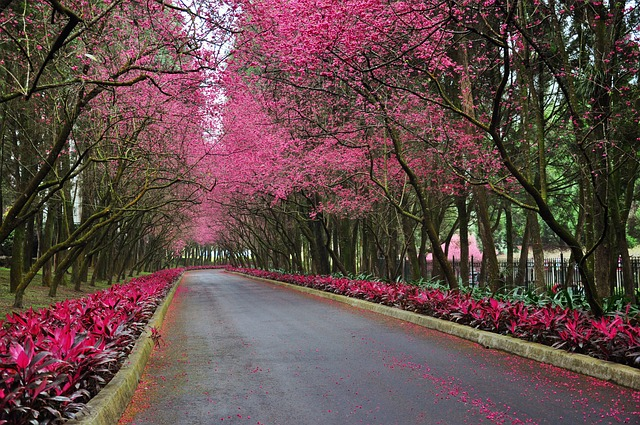
#> input picture codes/PartI/Topico8/paisagem.jpg, 640 x 425 px
$ python tiltshift.py
#> lines starting #> are read from the running program, lines starting #| are printed output that depends on the picture
import cv2
import numpy as np

# Parâmetros da fórmula que poderão ser regulados
l1, l2, d, centro = -50, 50, 6, 100

# Tamanho da matriz em que será aplicado o filtro média
mask_media_tam = 15

# Valores iniciais dos sliders e seus limites
altura, decaimento, posicao = 0, 0, 0
altura_max, decaimento_max, posicao_max = 100, 100, 100

resultado = None

def apply_tiltshift(imagem, imagem_borrada):
    global l1, l2, d, centro, resultado

    # Definição inicialmente de uma matriz apenas com zeros com a mesma dimensão da imagem original
    ponderada = np.zeros_like(imagem, dtype=np.float32)

    # Para a altura da imagem, aplicar a função de ponderação
    altura_imagem = imagem.shape[0]
    for i in range(altura_imagem):
        ponderacao = -0.5 * (np.tanh((i - centro + l1) / d) - np.tanh((i - centro + l2) / d))
        ponderada[i, :, :] = ponderacao

    # Calcular a ponderação inversa
    ponderada_negativa = 1.0 - ponderada
    # Multiplicação da imagem original com a ponderação
    res1 = cv2.multiply(imagem, ponderada)
    # Multiplicação da imagem borrada com a ponderação negativa
    res2 = cv2.multiply(imagem_borrada, ponderada_negativa)
    # Adição das duas imagens e transformação do tipo
    resultado = cv2.add(res1, res2).astype(np.uint8)
    print(f'l1={l1}, l2={l2}, d={d}, centro={centro}')

    cv2.imshow("Tiltshift", resultado)

# Verifica as mudanças nos parâmetros l1 e l2, implicando na mudança da altura
def on_trackbar_altura(val):
    global l1, l2
    # Obtem o valor do slider de altura
    altura_slider = cv2.getTrackbarPos("Altura", "Tiltshift")
    # Mapeia inversamente o valor do slider para l1 e l2 em um intervalo maior
    l1 = -altura_slider * 1.5
    l2 = altura_slider * 1.5
    apply_tiltshift(imagem, imagem_borrada)

# Verifica mudanças no parâmetro d, implicando em mudanças no borramento
def on_trackbar_decaimento(val):
    global d
    d = val
    apply_tiltshift(imagem, imagem_borrada)

# Verifica mudanças no parâmetro centro, implicando em mudanças no local em que
# a imagem não estará borrada
def on_trackbar_deslocamento(val):
    global centro
    centro = val * imagem.shape[0] / 100
    apply_tiltshift(imagem, imagem_borrada)

# Leitura da imagem original
imagem = cv2.imread("paisagem.jpg").astype(np.float32)
# Criação da imagem borrada
imagem_borrada = cv2.filter2D(imagem, -1, np.ones((mask_media_tam, mask_media_tam), np.float32) / (mask_media_tam ** 2))
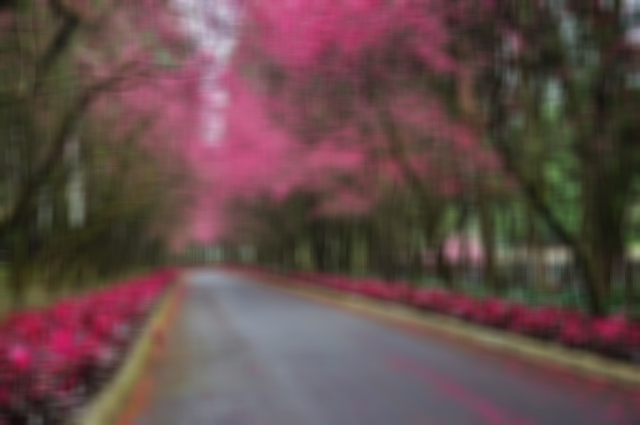
#> imagem_borrada: shape (425, 640, 3) float32; mean B, G, R 73.8, 75.6, 99.5

# Criação da janela com os sliders para mudar os valores
cv2.namedWindow("Tiltshift", cv2.WINDOW_AUTOSIZE)
cv2.createTrackbar("Altura", "Tiltshift", altura, altura_max, on_trackbar_altura)
cv2.createTrackbar("Decaimento", "Tiltshift", decaimento, decaimento_max, on_trackbar_decaimento)
cv2.createTrackbar("Deslocamento", "Tiltshift", posicao, posicao_max, on_trackbar_deslocamento)

apply_tiltshift(imagem, imagem_borrada)
#> after the loop in apply_tiltshift, `for i in range(altura_imagem):`:
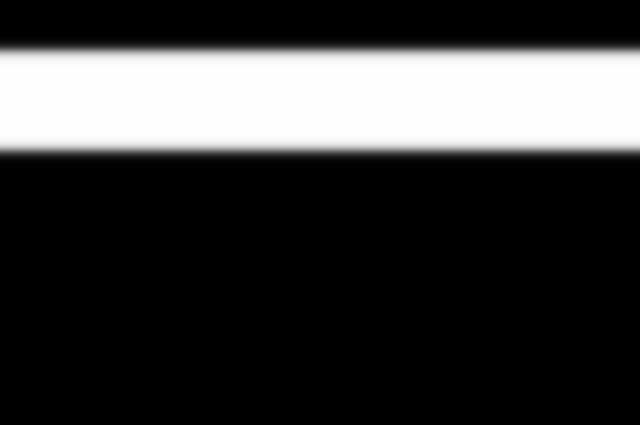
#> ponderada: shape (425, 640, 3) float32; min 0, max 1, mean 0.235
#> in apply_tiltshift, `res1 = cv2.multiply(imagem, ponderada)`:
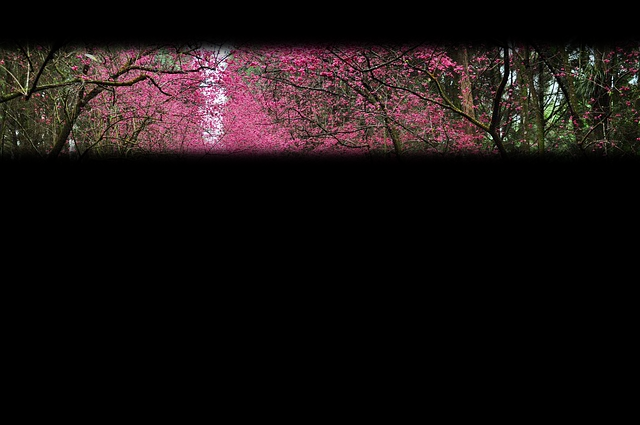
#> res1: shape (425, 640, 3) float32; mean B, G, R 16.9, 17.1, 24
#> in apply_tiltshift, `res2 = cv2.multiply(imagem_borrada, ponderada_negativa)`:
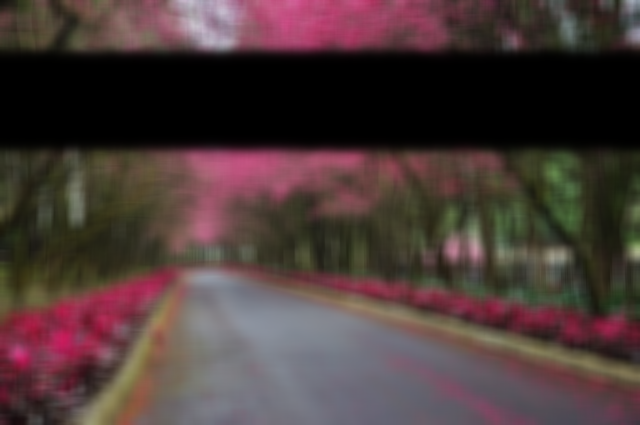
#> res2: shape (425, 640, 3) float32; mean B, G, R 57, 58.6, 75.5
#> in apply_tiltshift, `resultado = cv2.add(res1, res2).astype(np.uint8)`:
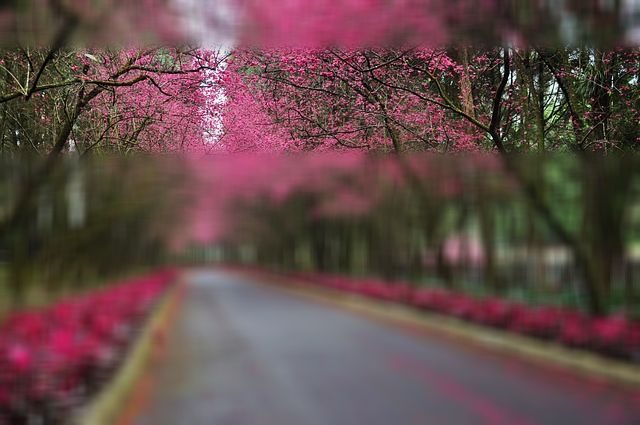
#> resultado: shape (425, 640, 3); mean B, G, R 73.3, 75.1, 99

while True:
    key = cv2.waitKey(1) & 0xFF
#> (key Esc is pressed here)
    if key == 27:  # 27 é o código da tecla ESC
        # Salva a imagem antes de fechar
        if resultado is not None:
            cv2.imwrite("resultado_tiltshift.jpg", resultado)
        break

cv2.destroyAllWindows()

$ run again, with codes/PartI/Topico8/blend1.jpg copied over codes/PartI/Topico8/paisagem.jpg
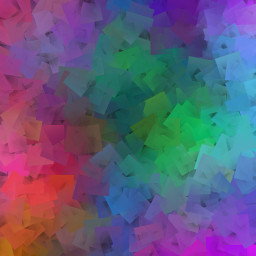
#> input picture codes/PartI/Topico8/blend1.jpg, 256 x 256 px
#> after the loop in apply_tiltshift, `for i in range(altura_imagem):`:
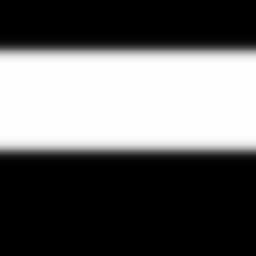
#> ponderada: shape (256, 256, 3) float32; min 6.11e-16, max 1, mean 0.391
#> in apply_tiltshift, `res2 = cv2.multiply(imagem_borrada, ponderada_negativa)`:
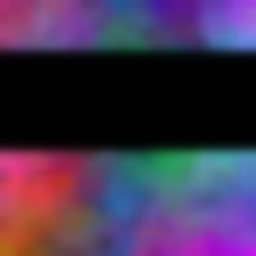
#> res2: shape (256, 256, 3) float32; mean B, G, R 79.2, 50.1, 67.8

$ run again, with codes/PartI/Topico8/blend2.jpg copied over codes/PartI/Topico8/paisagem.jpg
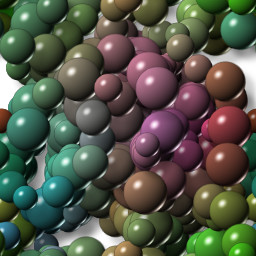
#> input picture codes/PartI/Topico8/blend2.jpg, 256 x 256 px
#> after the loop in apply_tiltshift, `for i in range(altura_imagem):`:
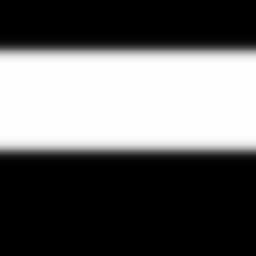
#> ponderada: shape (256, 256, 3) float32; min 6.11e-16, max 1, mean 0.391
#> in apply_tiltshift, `resultado = cv2.add(res1, res2).astype(np.uint8)`:
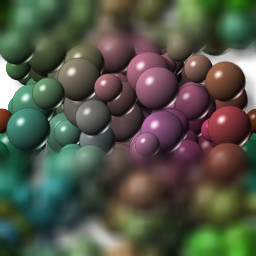
#> resultado: shape (256, 256, 3); mean B, G, R 71.2, 85.6, 81.7
